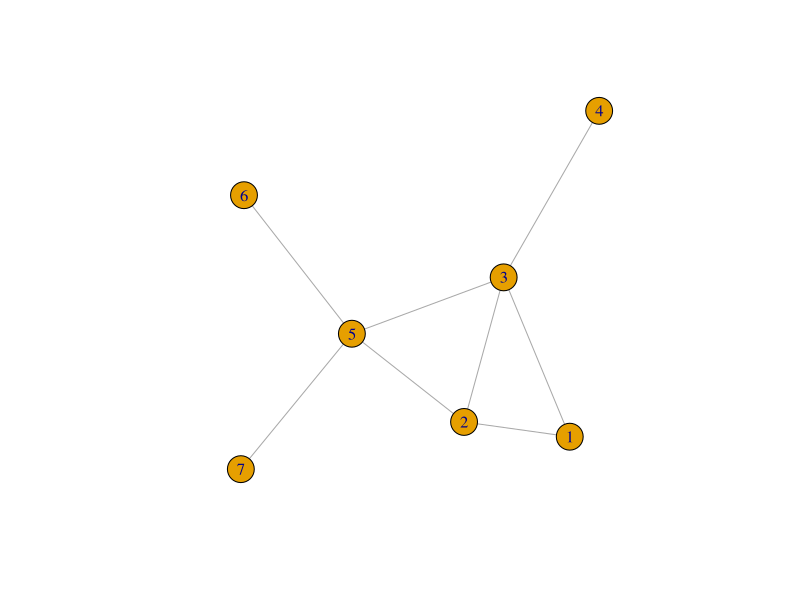
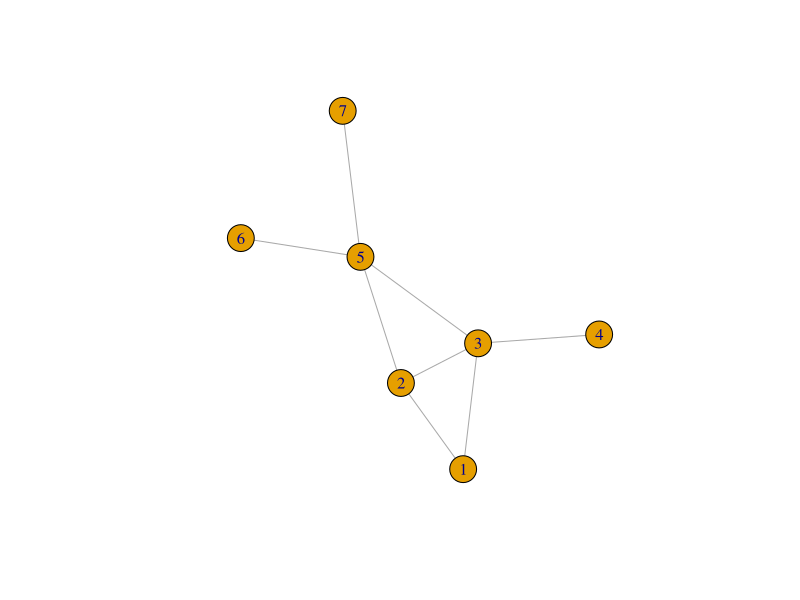
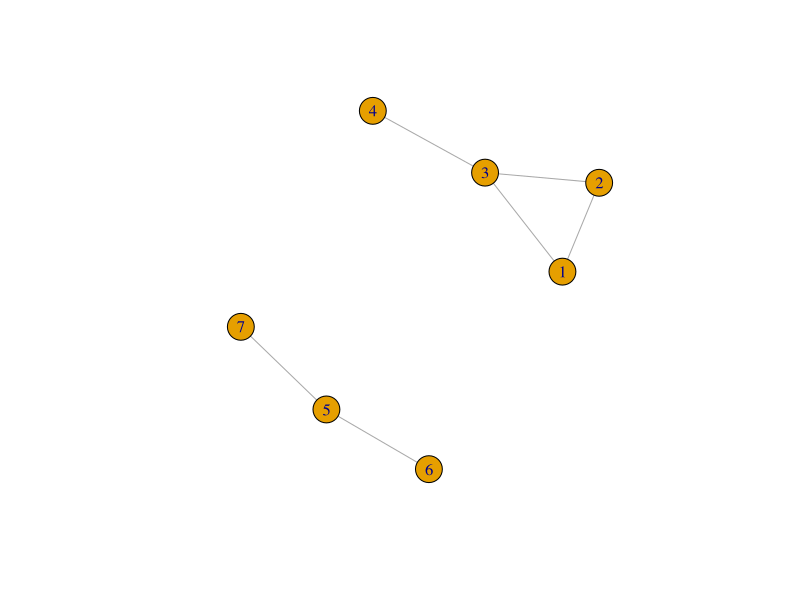
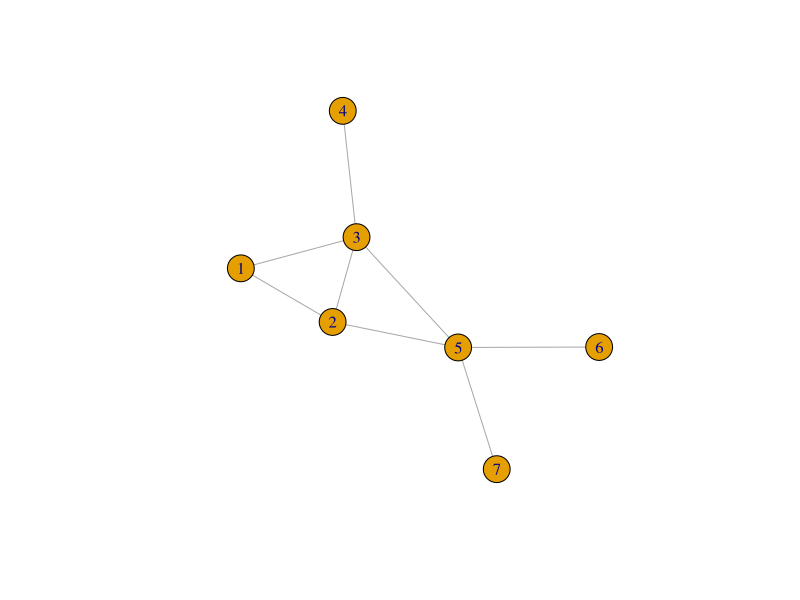
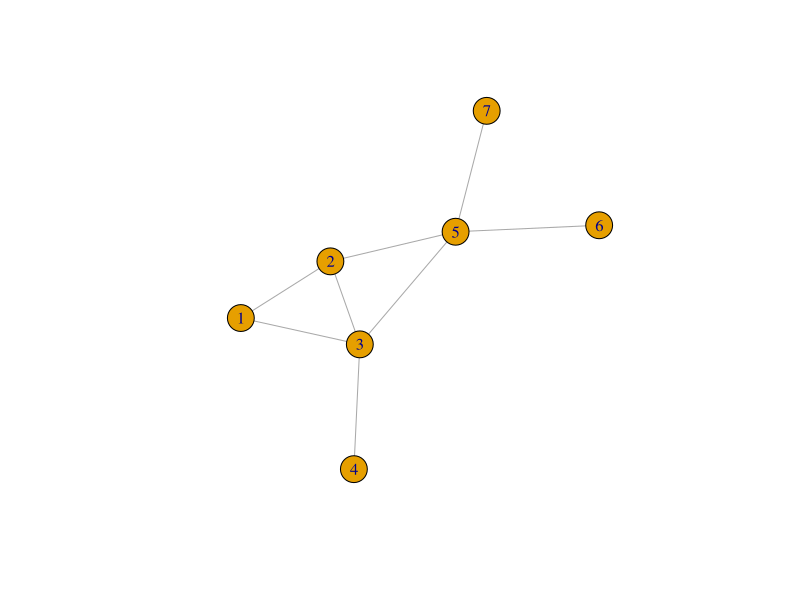
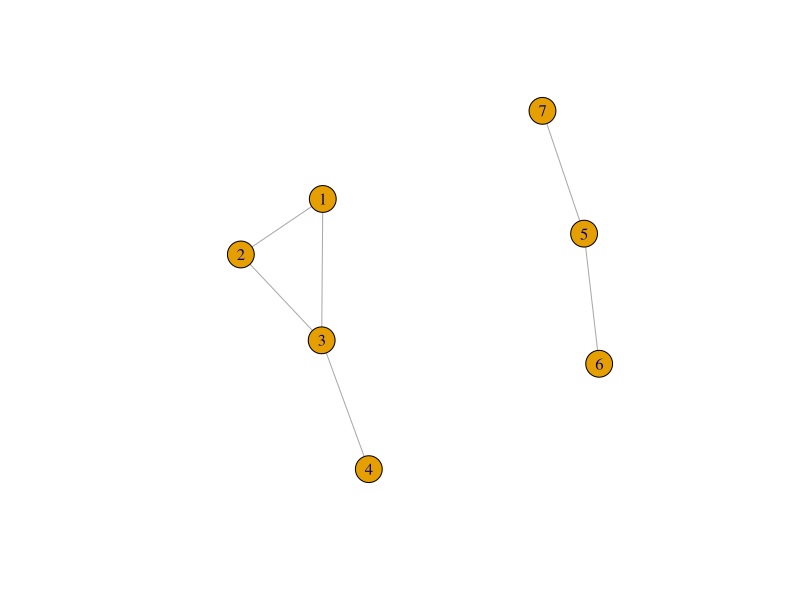
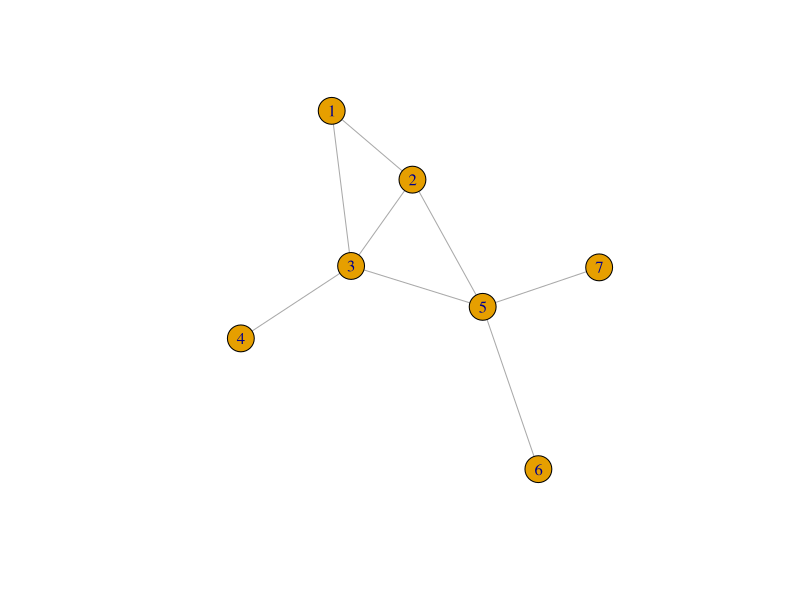
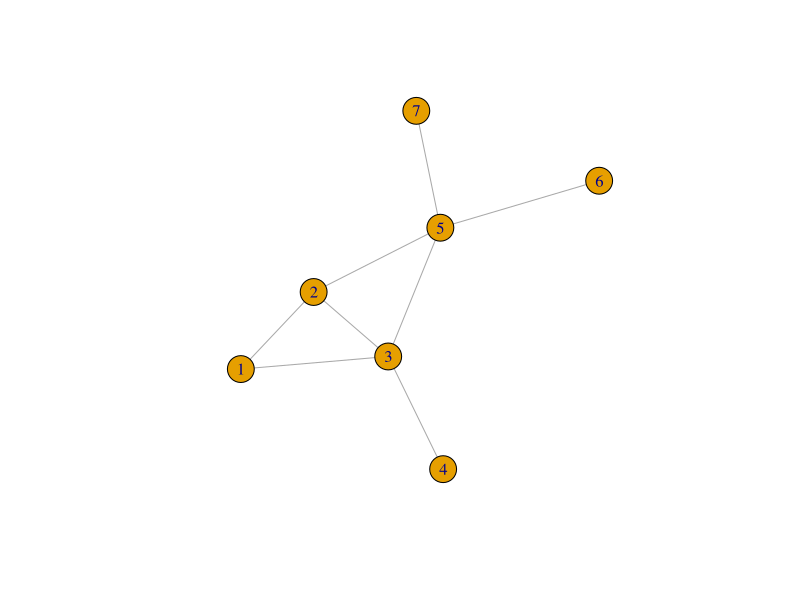

These figures' R source, in order:
#'===========================================================================================
#'9595N1: Network Analysis and Infographics
#'Dr. Daniele Rotolo (www.danielerotolo.com)
#'SPRU Science Policy Research Unit, University of Sussex
#'===========================================================================================
#'S4: Descriptive network analysis A
#'===========================================================================================


#0.Remove objects and load igraph ----------
rm(list=ls())
library(igraph)



#1.Diameter  ----------
help("diameter")                                                    #Explore this function

g <- graph.formula(1-2, 1-3, 2-3, 3-4, 2-5, 3-5, 5-6, 5-7)          #Create a network
plot(g)                                                             #Display the network
d_g <- diameter(g, directed = FALSE, unconnected = FALSE)           #Diameter
get.diameter(g)                                                     #Nodes on the diameter



#2.APL  ----------
help("mean_distance")                                               #Explore this function

#Connected network
g1 <- graph.formula(1-2, 1-3, 2-3, 3-4, 2-5, 3-5, 5-6, 5-7)         #Create a connected network
plot(g1)                                                            #Display the network
apl_g1  <- mean_distance(g1, directed = FALSE, unconnected = FALSE) #APL
dist_g1 <- distances(g1)                                            #Get the distance matrix

#Unconnected network (apl is evalauted on the largest component)
g2 <- graph.formula(1-2, 1-3, 2-3, 3-4, 5-6, 5-7)                   #Create a unconnected network
plot(g2)                                                            #Display the network
apl_g2  <- mean_distance(g2, directed = FALSE, unconnected = TRUE)  #APL
dist_g2 <- distances(g2)                                            #Get the distance matrix



#3.Density  ----------
help("edge_density")                                                #Explore this function

g <- graph.formula(1-2, 1-3, 2-3, 3-4, 2-5, 3-5, 5-6, 5-7)          #Create a network
plot(g)                                                             #Display the network
ed_g <- edge_density(g)                                             #Calculate density



#4.Components  ----------
help("components")                                                  #Explore this function

#Connected network
g1 <- graph.formula(1-2, 1-3, 2-3, 3-4, 2-5, 3-5, 5-6, 5-7)         #Create a connected network
plot(g1)                                                            #Display the network
comp_g1 <- components(g1)                                           #Calculate the number of components
comp_g1                                                             #Components

#Unconnected network
g2 <- graph.formula(1-2, 1-3, 2-3, 3-4, 5-6, 5-7)                   #Create a unconnected network
plot(g2)                                                            #Display the network
comp_g2 <- components(g2)                                           #Calculate the number of components
comp_g2                                                             #Components                                                  



#5.Cutpoints/Bridges  ----------
help("articulation_points")                                         #Explore this function

g <- graph.formula(1-2, 1-3, 2-3, 3-4, 2-5, 3-5, 5-6, 5-7)          #Create a network
plot(g)                                                             #Display the network
cp_g <- articulation_points(g)                                      #Cutpoints

#'NOTE: There is no specific function in igraph to identify bridges,
#'but a you can get bridges with the below commands
#'num_comp <- length( decompose.graph(g) )
#'for (i in 1:length(E(g)))
#'      {
#'      g_sub <- delete.edges(g, i)
#'      E(g)$color[i] <- ifelse(length(decompose.graph(g_sub)) > num_comp, "red", "black")
#'      }
#'plot(g)



#6.Point/line connectivity  ----------
help("min_cut")                                                    #Explore this function

#Connected network
g1 <- graph.formula(1-2, 1-3, 2-3, 3-4, 2-5, 3-5, 5-6, 5-7)        #Create a connected network
plot(g1)                                                           #Display the network
pointc_g1 <- min_cut(g1)                                           #Point connectivity

#Unconnected network
g2 <- graph.formula(1-2, 1-3, 2-3, 3-4, 5-6, 5-7)                  #Create a unconnected network
plot(g2)                                                           #Display the network
pointc_g2 <- min_cut(g2)                                           #Point connectivity

#'NOTE: There is no function in igraph to assess line connectivity



#7.Cliques ----------
help("cliques")                                                    #Explore this function
help("count_max_cliques")                                          #Explore this function

g <- graph.formula(1-2, 1-3, 2-3, 3-4, 2-5, 3-5, 5-6, 5-7)         #Create a network
plot(g)                                                            #Display the network
cliques_g <- cliques(g, min = 3)                                   #List of cliques
numcliques_g <- count_max_cliques(g, min = 3)                      #Number of cliques



#8.Inclusiveness ----------
g <- graph.formula(1-2, 1-3, 2-3, 3-4, 6, 7)                       #Create a unconnected network
plot(g)                                                            #Display the network
numisolates_g <- sum(degree(g)==0)                                 #Number of isolates
isolates_g <- V(g)[degree(g)==0]                                   #List of isolates
inclusiveness_g <- (vcount(g)-numisolates_g)/vcount(g)             #Calculate inclusiveness



#9.Reachable pairs ----------
g <- graph.formula(1, 2-3, 4, 2-5, 3-5, 5-6, 7)                    #Create a unconnected network
plot(g)                                                            #Display the network
dist_g <- distances(g)                                             #Get the distance matrix
observed_pairs_g <- (sum(!is.infinite(distances(g)))-vcount(g))/2  #Observed reachable pairs
potentail_pairs_g <- vcount(g)*(vcount(g)-1)/2                     #Potential reachable pairs
reach_g <- observed_pairs_g/potentail_pairs_g                      #Proportion of reachable pairs



#10.Transitivity ----------
help("transitivity")                                               #Explore this function

g <- graph.formula(1, 2-3, 4, 2-5, 3-5, 5-6, 7)                    #Create a Unconnected network
transitivity_g <- transitivity(g, type = "globalundirected")       #Calculate transitivity



#' EXERCISE   --- --- --- --- --- --- --- --- --- --- --- ---
#' 1. Load the network data from "edge_list_interorg.csv"
#' 2. Display the network
#' 3. Assess all the 10 network-level measures introduced above
#' --- --- --- --- --- --- --- --- --- --- --- --- --- --- ---